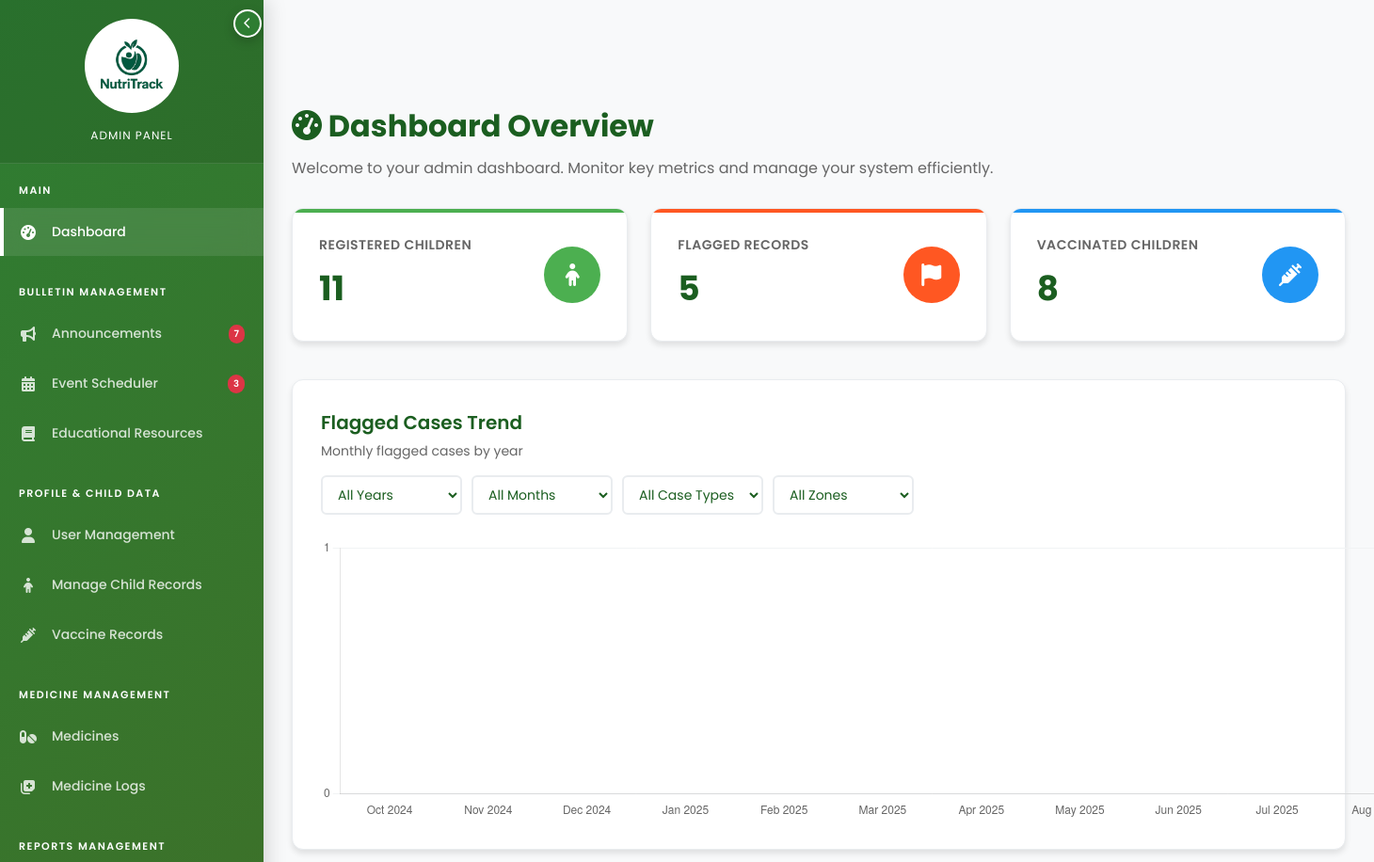
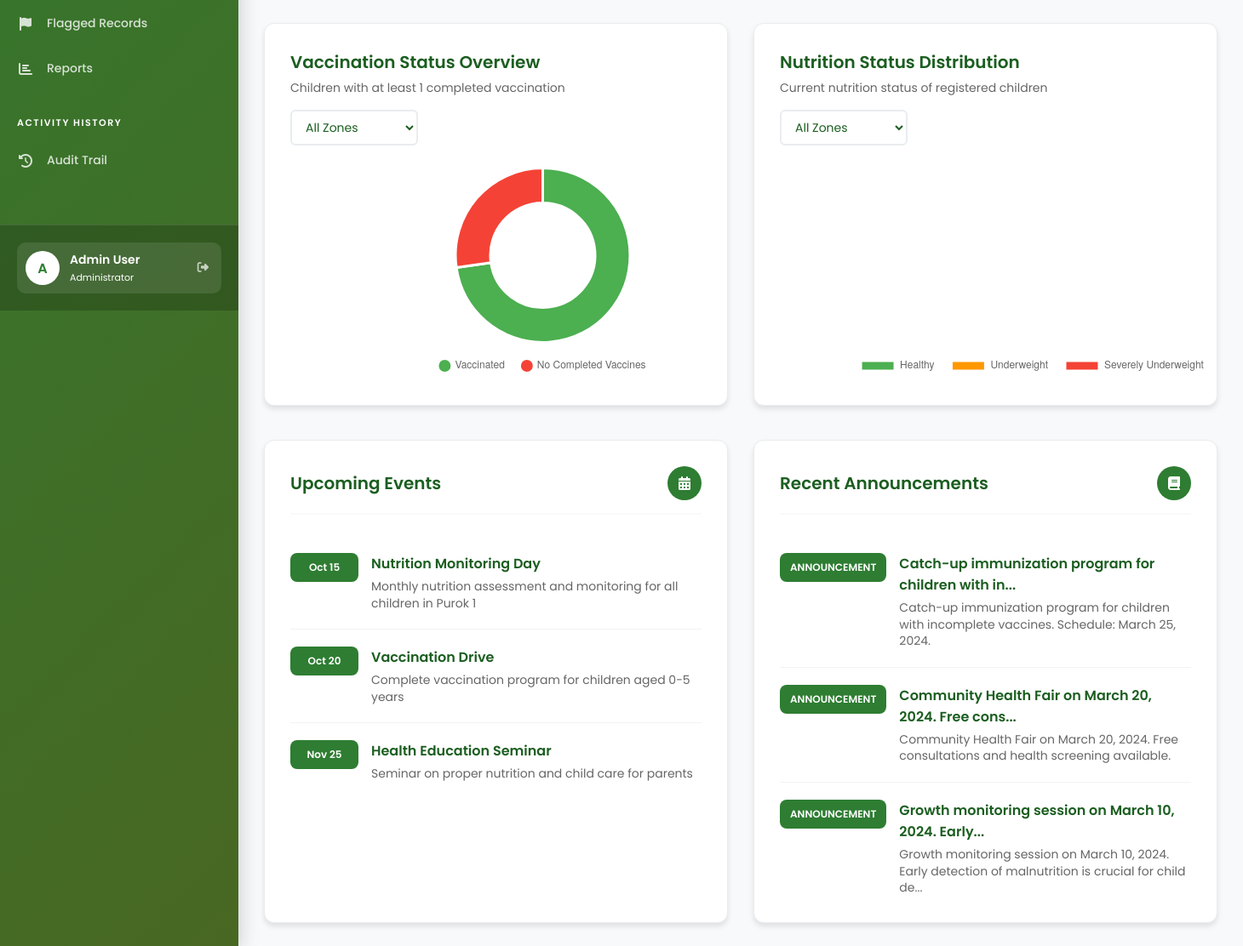
/admin/dashboard.php (signed in), run on an earlier commit of the app's database (2 pictures, top to bottom).
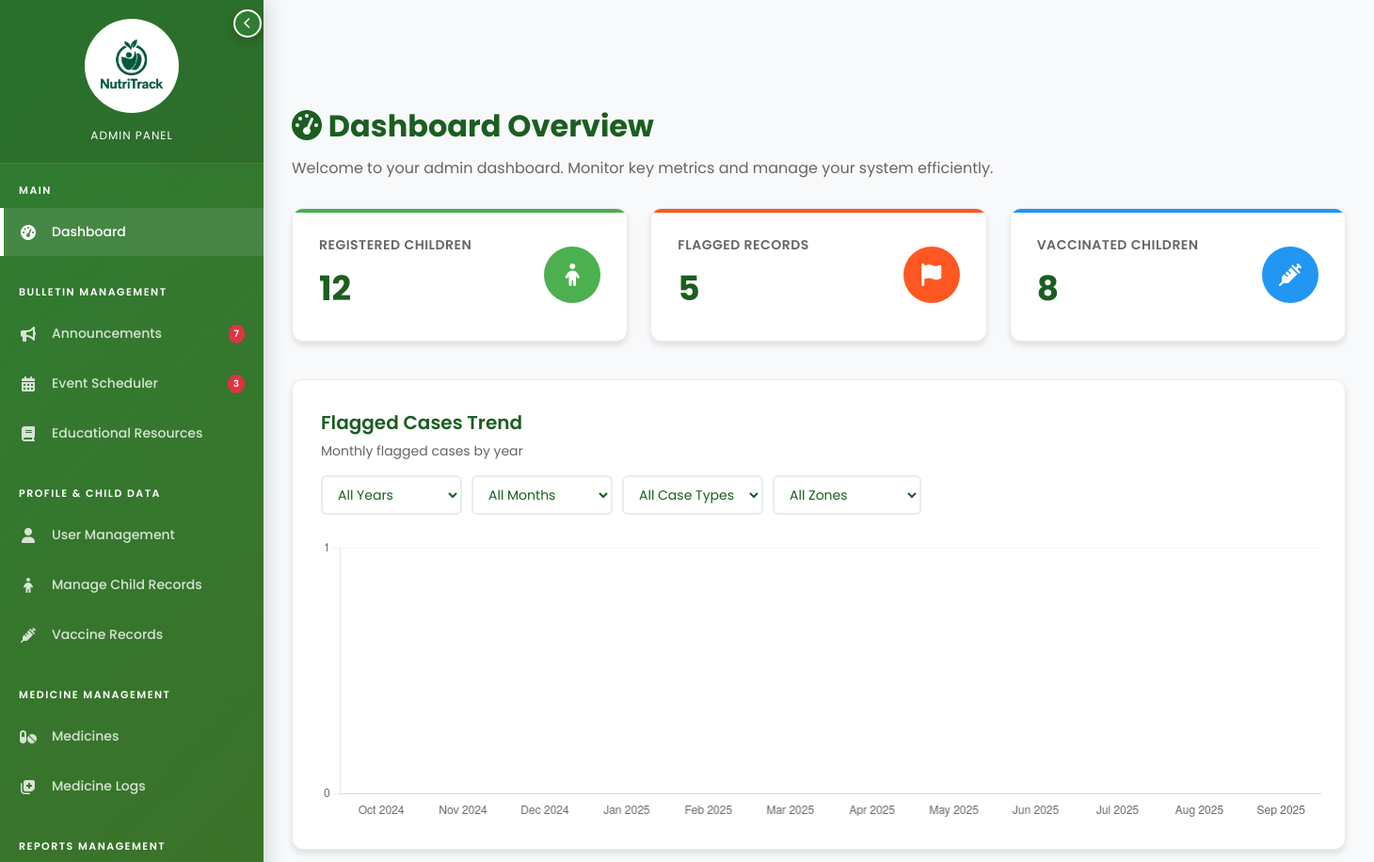
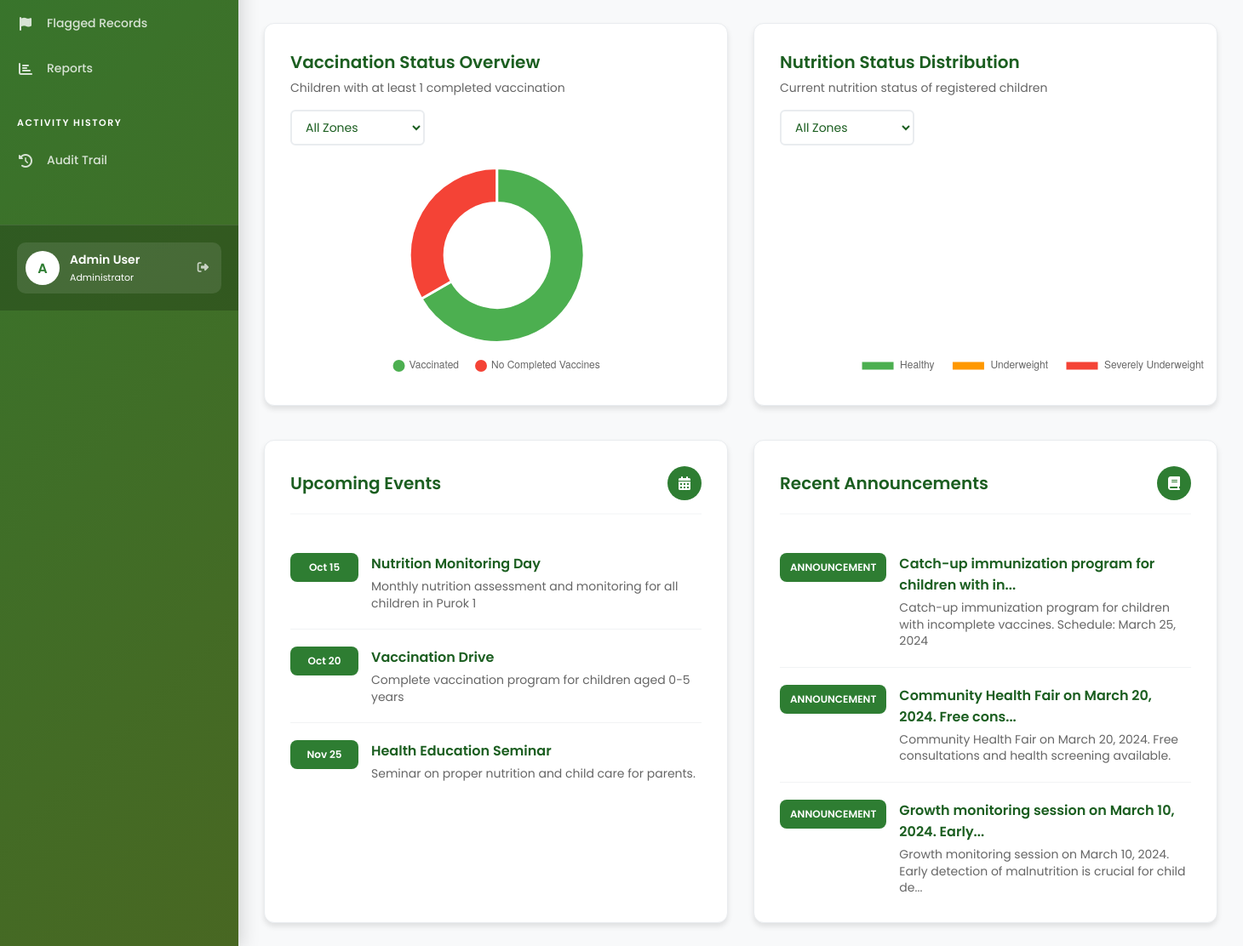
And on a later commit of the database (2 pictures, top to bottom).
### tables this page shows
CREATE TABLE `tbl_events` (
  `event_id` int(11) NOT NULL,
  `zone_id` int(11) DEFAULT NULL,
  `title` varchar(100) DEFAULT NULL,
  `description` text NOT NULL,
  `event_date` datetime DEFAULT NULL
);

CREATE TABLE `tbl_announcements` (
  `announcement_id` int(11) NOT NULL,
  `title` varchar(50) NOT NULL,
  `user_id` int(11) DEFAULT NULL,
  `zone_id` int(11) DEFAULT NULL,
  `content` text NOT NULL,
  `img_content` varchar(255) DEFAULT NULL,
  `post_date` datetime DEFAULT current_timestamp()
);

### admin/dashboard.php (the view, shortened to what the changed rows need)
<!DOCTYPE html>
<?php
include_once("../backend/config.php");
$registered_children_query = "SELECT COUNT(*) as count FROM tbl_child";
$registered_children_result = mysqli_query($conn, $registered_children_query);
$registered_children = mysqli_fetch_assoc($registered_children_result)['count'];
$upcoming_events_query = "SELECT * FROM tbl_events WHERE event_date >= NOW() ORDER BY event_date ASC LIMIT 5";
$upcoming_events_result = mysqli_query($conn, $upcoming_events_query);
$upcoming_events = [];
while ($row = mysqli_fetch_assoc($upcoming_events_result)) {
    $upcoming_events[] = $row;
}
$education_resources_query = "SELECT announcement_id, content as title, content as description, 'announcement' as type, post_date as created_at FROM tbl_announcements ORDER BY post_date DESC LIMIT 3";
$education_resources_result = mysqli_query($conn, $education_resources_query);
$education_resources = [];
while ($row = mysqli_fetch_assoc($education_resources_result)) {
    $education_resources[] = $row;
}
?>
<html lang="en">
<head>
    <link rel="stylesheet" href="../styles/general.css">
    <link rel="stylesheet" href="https://cdnjs.cloudflare.com/ajax/libs/font-awesome/6.7.2/css/all.min.css">
</head>
<body>
    <?php include "sidebar.php"; ?>
    <div class="main-content">
        <div class="dashboard-header">
            <h1 class="dashboard-title">
                <i class="fas fa-tachometer-alt"></i>
                Dashboard Overview
            </h1>
        </div>
        <div class="stats-grid">
            <div class="stat-card children">
                <div class="stat-content">
                    <div class="stat-info">
                        <h3>Registered Children</h3>
                        <div class="stat-number"><?php echo $registered_children; ?></div>
                    </div>
                </div>
            </div>
        </div>
        <div class="charts-grid">
            <div class="chart-card">
                <div class="chart-container">
                    <canvas id="flaggedCasesChart"></canvas>
                </div>
            </div>
        </div>
        <div class="charts-grid">
            <div class="chart-card">
                <div class="pie-chart-container">
                    <canvas id="vaccinationChart"></canvas>
                </div>
            </div>
        </div>
        <div class="info-grid">
            <div class="info-card">
                <div class="info-content">
                    <?php if (count($upcoming_events) > 0): ?>
                        <?php foreach ($upcoming_events as $event): ?>
                            <div class="event-item">
                                <div class="event-date">
                                    <?php echo date('M d', strtotime($event['event_date'])); ?>
                                </div>
                                <div class="event-details">
                                    <h4 class="event-title"><?php echo htmlspecialchars($event['title']); ?></h4>
                                    <p class="event-description"><?php echo htmlspecialchars($event['description']); ?></p>
                                </div>
                            </div>
                        <?php endforeach; ?>
                    <?php endif; ?>
                </div>
            </div>
            <div class="info-card">
                <div class="info-content">
                    <?php if (count($education_resources) > 0): ?>
                        <?php foreach ($education_resources as $resource): ?>
                            <div class="resource-item">
                                <div class="resource-type">
                                    <?php echo strtoupper($resource['type']); ?>
                                </div>
                                <div class="resource-details">
                                    <h4 class="resource-title"><?php echo htmlspecialchars(substr($resource['title'], 0, 50)) . (strlen($resource['title']) > 50 ? '...' : ''); ?></h4>
                                    <p class="resource-description"><?php echo htmlspecialchars(substr($resource['description'], 0, 100)) . (strlen($resource['description']) > 100 ? '...' : ''); ?></p>
                                </div>
                            </div>
                        <?php endforeach; ?>
                    <?php endif; ?>
                </div>
            </div>
        </div>
    </div>
</body>
</html>

What changed in the data, as far as the page shows it:
changed tbl_events "Health Education Seminar": description "Seminar on proper nutrition and child care for parents" → "Seminar on proper nutrition and child care for parents."
changed tbl_announcements "Catch-up immunization program for children with in": content "Catch-up immunization program for children with incomplete vaccines. Schedule: March 25, 2024." → "Catch-up immunization program for children with incomplete vaccines. Schedule: March 25, 2024"
Also different on the page:
$registered_children: "11" → "12"
chart data {{ json_encode($vaccination_data) }}: [{"vaccine_status":"Completed","count":"8"},{"vaccine_status":"Not Completed","count":"3"}] → [{"vaccine_status":"Completed","count":"8"},{"vaccine_status":"Not Completed","count":"4"}]
